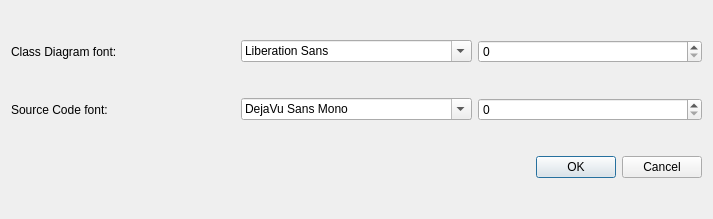
<?xml version="1.0" encoding="UTF-8"?>
<ui version="4.0">
 <class>PreferenceBox</class>
 <widget class="QDialog" name="PreferenceBox">
  <property name="geometry">
   <rect>
    <x>0</x>
    <y>0</y>
    <width>713</width>
    <height>219</height>
   </rect>
  </property>
  <property name="windowTitle">
   <string>Spaghetti Preferences</string>
  </property>
  <layout class="QGridLayout" name="gridLayout">
   <item row="0" column="0">
    <widget class="QLabel" name="label">
     <property name="text">
      <string>Class Diagram font:</string>
     </property>
    </widget>
   </item>
   <item row="0" column="1">
    <widget class="QFontComboBox" name="m_class_diagram_font"/>
   </item>
   <item row="0" column="2">
    <widget class="QSpinBox" name="m_class_diagram_ptsize"/>
   </item>
   <item row="1" column="0">
    <widget class="QLabel" name="label_2">
     <property name="text">
      <string>Source Code font:</string>
     </property>
    </widget>
   </item>
   <item row="1" column="1">
    <widget class="QFontComboBox" name="m_source_code_font">
     <property name="fontFilters">
      <set>QFontComboBox::MonospacedFonts</set>
     </property>
     <property name="currentFont">
      <font>
       <family>DejaVu Sans Mono</family>
      </font>
     </property>
    </widget>
   </item>
   <item row="1" column="2">
    <widget class="QSpinBox" name="m_source_code_ptsize"/>
   </item>
   <item row="2" column="0" colspan="3">
    <widget class="QDialogButtonBox" name="buttonBox">
     <property name="orientation">
      <enum>Qt::Horizontal</enum>
     </property>
     <property name="standardButtons">
      <set>QDialogButtonBox::Cancel|QDialogButtonBox::Ok</set>
     </property>
    </widget>
   </item>
  </layout>
 </widget>
 <resources/>
 <connections>
  <connection>
   <sender>buttonBox</sender>
   <signal>accepted()</signal>
   <receiver>PreferenceBox</receiver>
   <slot>accept()</slot>
   <hints>
    <hint type="sourcelabel">
     <x>248</x>
     <y>254</y>
    </hint>
    <hint type="destinationlabel">
     <x>157</x>
     <y>274</y>
    </hint>
   </hints>
  </connection>
  <connection>
   <sender>buttonBox</sender>
   <signal>rejected()</signal>
   <receiver>PreferenceBox</receiver>
   <slot>reject()</slot>
   <hints>
    <hint type="sourcelabel">
     <x>316</x>
     <y>260</y>
    </hint>
    <hint type="destinationlabel">
     <x>286</x>
     <y>274</y>
    </hint>
   </hints>
  </connection>
 </connections>
</ui>
